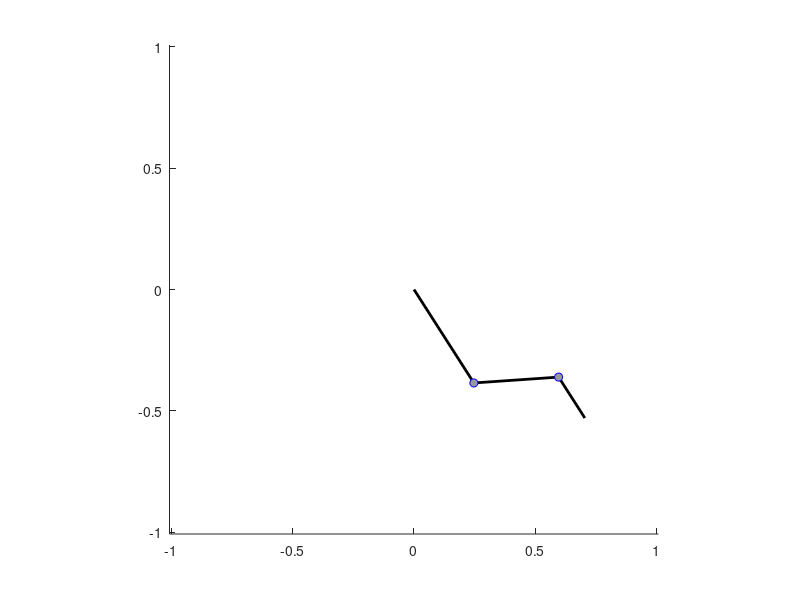
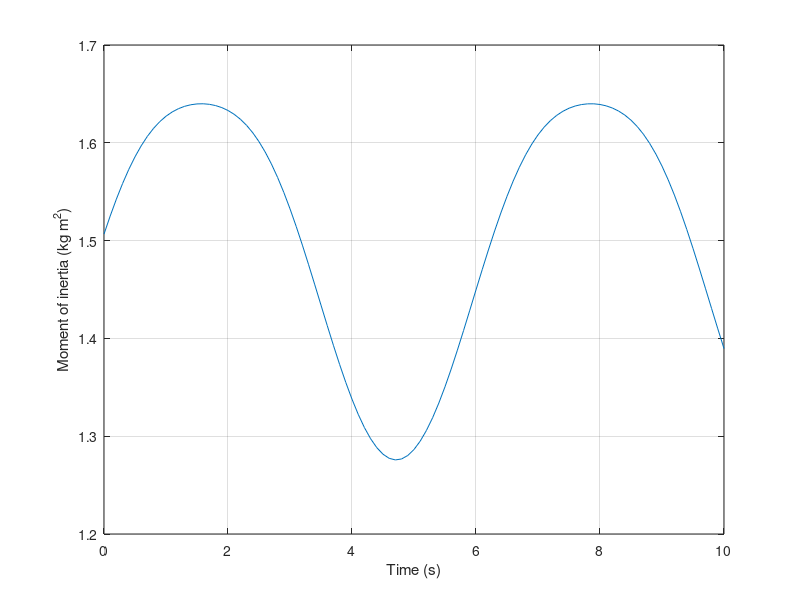

Here is the MATLAB script that generated these plots, in order:
% Masses (kg)
mMKnee = 2;
mMAnkle = 0.5;
mLUpper = 1.3;
mLCalf = 1;
mLFoot = 0.5;

% Lengths (m)
lCalf = 0.35;
lFoot = 0.2;
lUpper = 0.4572;

t = 0:0.1:10;
L1 = lUpper;
L2 = lCalf;
L3 = lFoot;
L = [L1 L2 L3];

theta0 = [-pi/2; -pi/4; -pi/2];
theta = theta0 + [(-pi/3)*sin(t);
                  (-pi/2)*sin(t);
                  (-pi/3)*sin(t)];

I = zeros(size(t));

figure(1)
for k = 1:length(t)
    xKnee = L1*cos(theta(1,k));
    yKnee = L1*sin(theta(1,k));

    xAnkle = xKnee + L2*cos(theta(2,k));
    yAnkle = yKnee + L2*sin(theta(2,k));

    xFoot = xAnkle + L3*cos(theta(3,k));
    yFoot = yAnkle + L3*sin(theta(3,k));

    % Link centers
    xUpper = xKnee/2;
    yUpper = yKnee/2;

    xCalf = xKnee + L2/2*cos(theta(2,k));
    yCalf = yKnee + L2/2*sin(theta(2,k));

    xFootCenter = xAnkle + L3/2*cos(theta(3,k));
    yFootCenter = yAnkle + L3/2*sin(theta(3,k));

    % Inertia about the base
    I(k) = ...
        mMKnee*(xKnee^2 + yKnee^2) + ...
        mMAnkle*(xAnkle^2 + yAnkle^2) + ...
        mLUpper*(xUpper^2 + yUpper^2 + L1^2/12) + ...
        mLCalf *(xCalf^2 + yCalf^2 + L2^2/12) + ...
        mLFoot *(xFootCenter^2 + yFootCenter^2 + L3^2/12);

    % Base, knee, ankle, and foot-end positions
    P = [0, xKnee, xAnkle, xFoot;
         0, yKnee, yAnkle, yFoot];

    clf
    hold on

    for i = 1:3
        plot(P(1,i:i+1), P(2,i:i+1), 'k', 'LineWidth', 2);
    end

    plot(P(1,2:3), P(2,2:3), 'bo', ...
         'MarkerFaceColor', [0.6 0.6 0.6]);

    axis equal
    xlim([-sum(L), sum(L)])
    ylim([-sum(L), sum(L)])
    drawnow
end

figure(2)
plot(t, I)
xlabel('Time (s)')
ylabel('Moment of inertia (kg m^2)')
grid on
